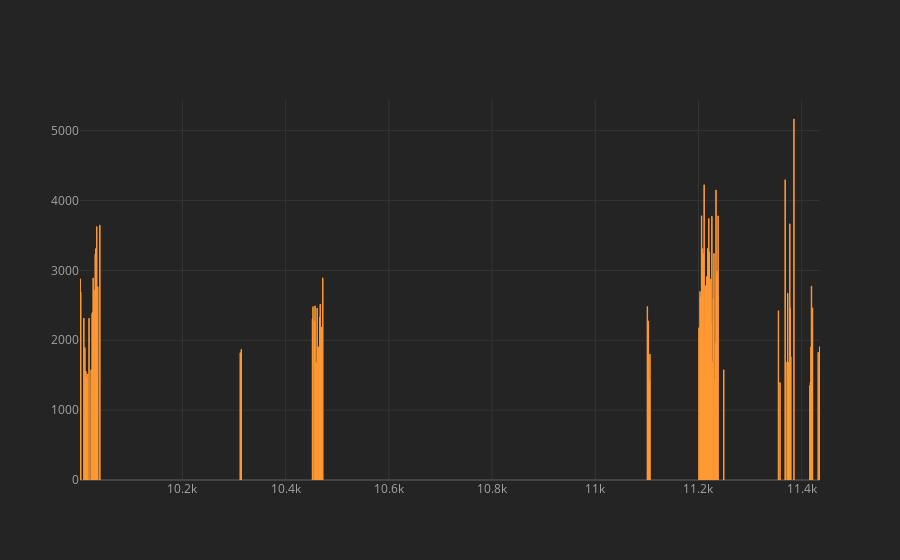

The cell this chart's notebook holds for it:
### Code cell
df["Incident Zip"].value_counts().head(100).iplot(kind = 'bar')
